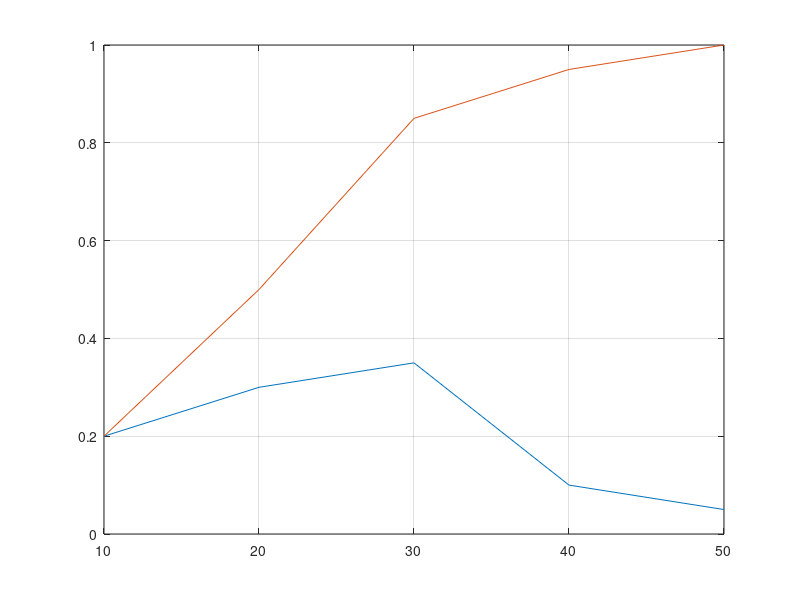

Source code (MATLAB):
clear
x=[10 20 30 40 50]
p=[0.2 0.3 0.35 0.1 0.05]

plot(x,p)

for i=1:5
    P(i)=sum(p(1:i))
end

P2=cumsum(p)

hold on
plot(x,P)
grid
hold off